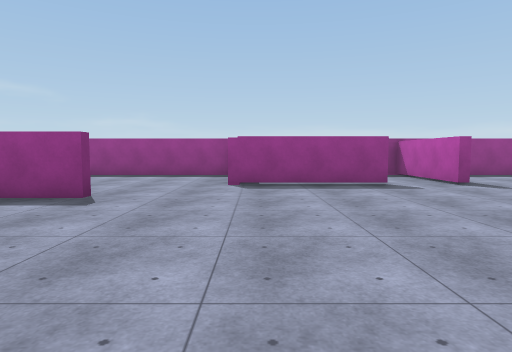
View 1 (above)

16 first-person views from a walk through a scene from a Unity 3-D project. The camera is 1.4 m above the floor, tilts 4° down and sees 75° across. Doors are open. The floor is counted in squares, 2 m on a side. Each view is taken from the middle of a square. On the plan, view 1 faces up. The plan holds only what a view shows up to about 10 squares ahead; the rest is blank. The place goes on beyond the plan. Surface patterns are stand-ins for the level's own textures.

View 2
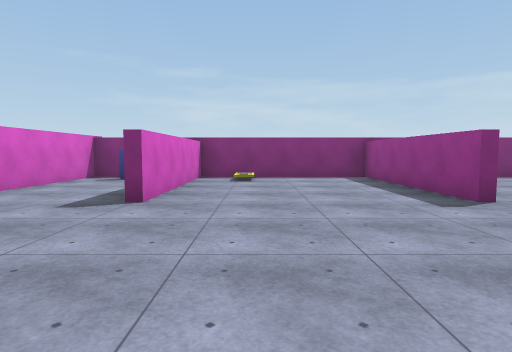

View 3
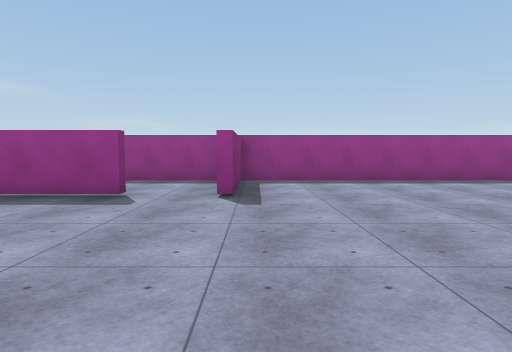

View 4
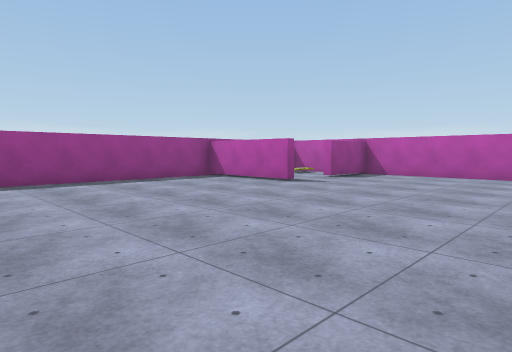

View 5
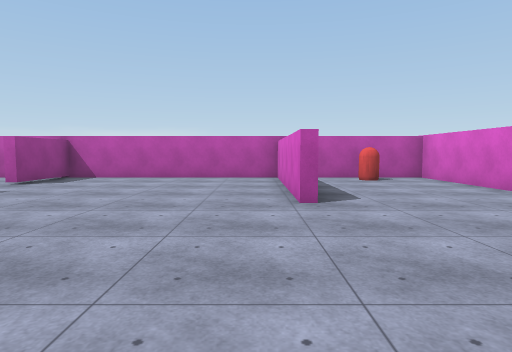

View 6
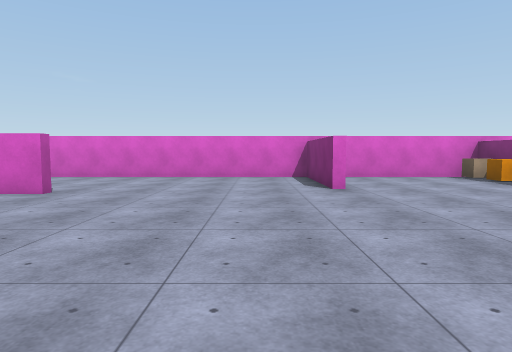

View 7
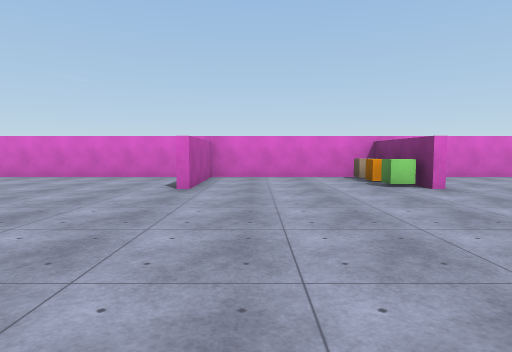

View 8
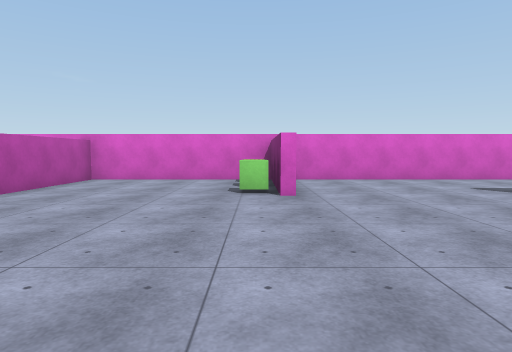

View 9
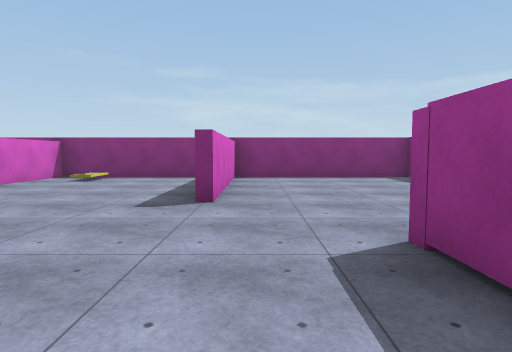

View 10
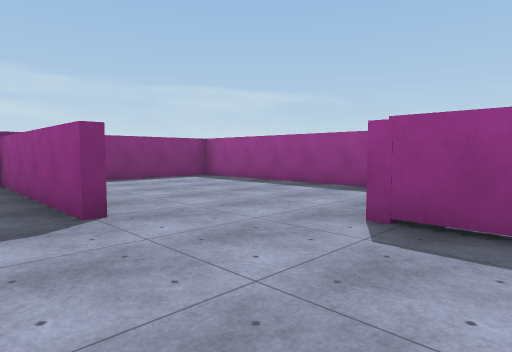

View 11
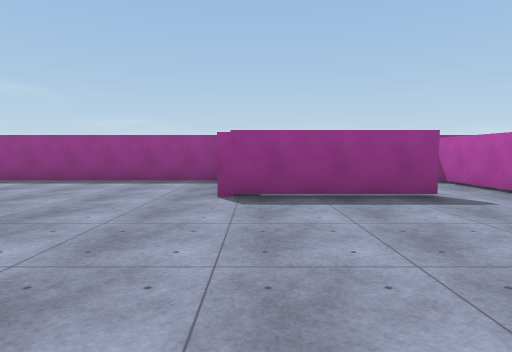

View 12
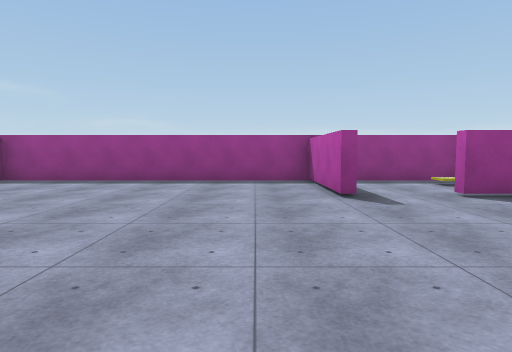

View 13
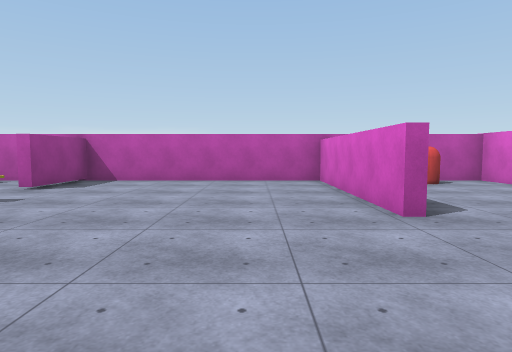

View 14
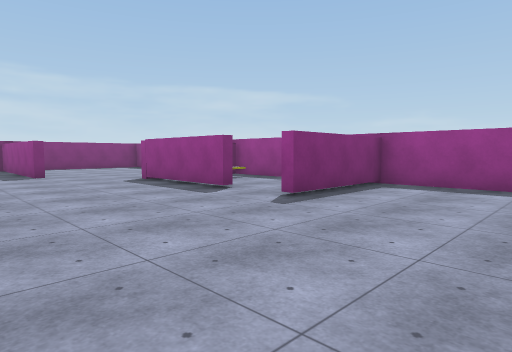

View 15
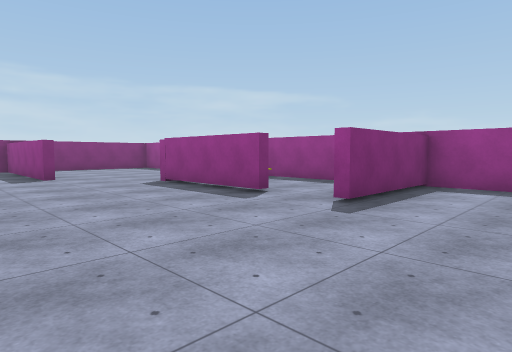

View 16
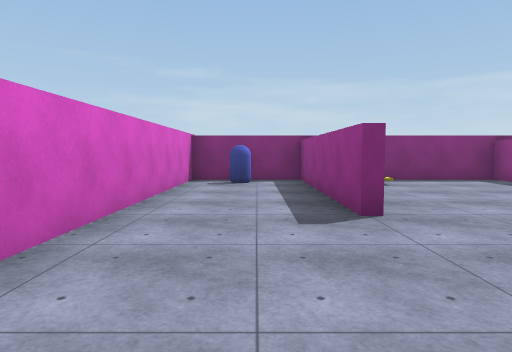

### Floor plan
Key: @ floor where view 1 was taken; # wall or solid block; . floor; D open door; T thing the floor can be seen under or through; C blue capsule; R red capsule; A orange cube; U cube; G green cube; O other object.
Columns run from 8 left of view 1 to 17 right of it. Each row starts with its distance up from view 1.
 11 #########################
 10 #.......#....#.......#...
  9 #.......OO...#.......#...#
  8 #....... ....#.......#...
  7 #.......TTTDD........DD###
  6 #........................#
  5 ######...................#
  4 #........................#
  3 #........................#
  2 #........................#
  1 #...................######
  0 ######..@.G....#.........#
 -1 #C........A....#........R#
 -2 #C........U....#.........#
 -3 ##########################

Where each view was taken, in squares from view 1:
view 1: 0 up, 0 right, facing up
view 2: 2 up, 2 right, facing left
view 3: 2 up, 5 right, facing up
view 4: 2 up, 6 right, facing up-right
view 5: 2 up, 7 right, facing right
view 6: 7 up, 8 right, facing down
view 7: 7 up, 5 right, facing down
view 8: 6 up, 2 right, facing down
view 9: 6 up, 2 right, facing left
view 10: 4 up, 1 right, facing up-left
view 11: 2 up, 0 right, facing up
view 12: 2 up, 11 right, facing up
view 13: 3 up, 8 right, facing right
view 14: 3 up, 8 right, facing up-left
view 15: 3 up, 7 right, facing up-left
view 16: 1 down, 1 right, facing left
